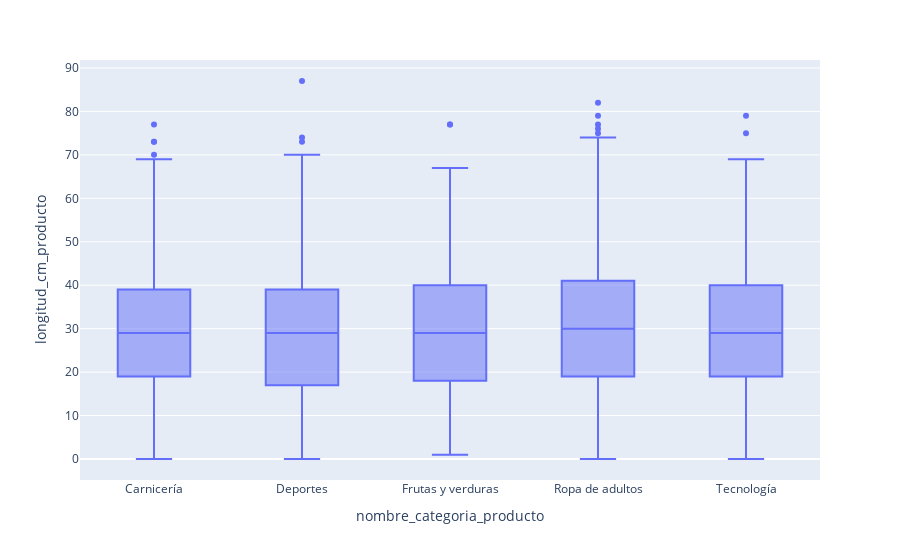

Here is the notebook cell this chart was saved with:
### Code cell
#graficar con datos filtrados
fig= px.box(data_categoria,x='nombre_categoria_producto', y='longitud_cm_producto')
fig.show()

### Figure 1 — Plotly figure (JSON) as saved in the notebook; plotly's stock layout.template omitted (floating-point values rounded to 4 significant figures; data arrays with more than 128 entries replaced by an {"elided": "..."} marker saying what was removed)
{"data": [{"alignmentgroup": "True", "hovertemplate": "nombre_categoria_producto=%{x}<br>longitud_cm_producto=%{y}<extra></extra>", "legendgroup": "", "marker": {"color": "#636efa"}, "name": "", "notched": false, "offsetgroup": "", "orientation": "v", "showlegend": false, "type": "box", "x": {"elided": "2654 str values"}, "x0": " ", "xaxis": "x", "y": {"elided": "2654 int values"}, "y0": " ", "yaxis": "y"}], "layout": {"boxmode": "group", "legend": {"tracegroupgap": 0}, "margin": {"t": 60}, "xaxis": {"anchor": "y", "domain": [0, 1], "title": {"text": "nombre_categoria_producto"}}, "yaxis": {"anchor": "x", "domain": [0, 1], "title": {"text": "longitud_cm_producto"}}}}
